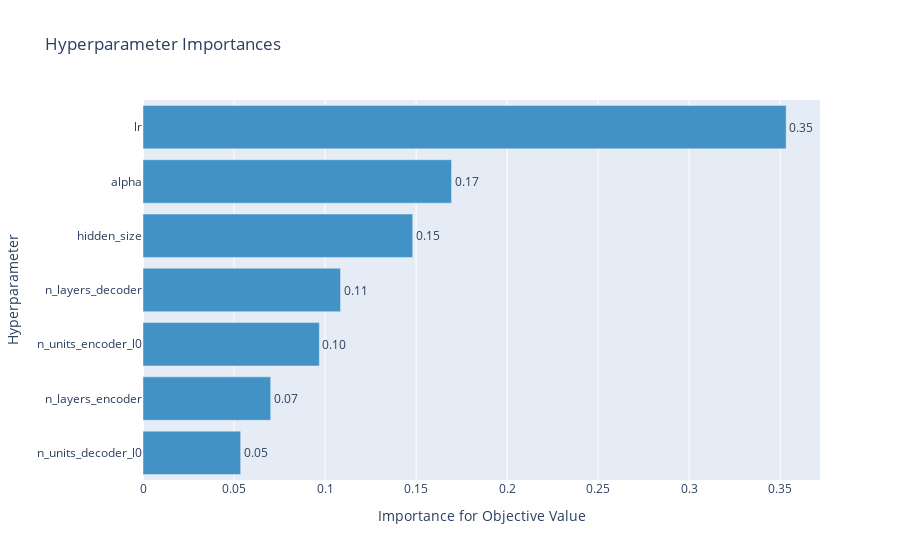

The notebook cell this image was saved under:
### Markdown cell above
### Optuna Graphs

### Code cell
optuna.visualization.plot_param_importances(study)

### Figure 1 — Plotly figure (JSON) as saved in the notebook; plotly's stock layout.template omitted (floating-point values rounded to 4 significant figures)
{"data": [{"cliponaxis": false, "hovertemplate": ["n_units_decoder_l0 (IntUniformDistribution): 0.05363804231742613<extra></extra>", "n_layers_encoder (IntUniformDistribution): 0.07014453124307456<extra></extra>", "n_units_encoder_l0 (IntUniformDistribution): 0.0968511235181305<extra></extra>", "n_layers_decoder (IntUniformDistribution): 0.10850084228506059<extra></extra>", "hidden_size (IntUniformDistribution): 0.14813685979652397<extra></extra>", "alpha (IntUniformDistribution): 0.16947038423585406<extra></extra>", "lr (LogUniformDistribution): 0.3532582166039302<extra></extra>"], "marker": {"color": "rgb(66,146,198)"}, "orientation": "h", "text": ["0.05363804231742613", "0.07014453124307456", "0.0968511235181305", "0.10850084228506059", "0.14813685979652397", "0.16947038423585406", "0.3532582166039302"], "textposition": "outside", "texttemplate": "%{text:.2f}", "type": "bar", "x": [0.05364, 0.07014, 0.09685, 0.1085, 0.1481, 0.1695, 0.3533], "y": ["n_units_decoder_l0", "n_layers_encoder", "n_units_encoder_l0", "n_layers_decoder", "hidden_size", "alpha", "lr"]}], "layout": {"showlegend": false, "title": {"text": "Hyperparameter Importances"}, "xaxis": {"title": {"text": "Importance for Objective Value"}}, "yaxis": {"title": {"text": "Hyperparameter"}}}}
